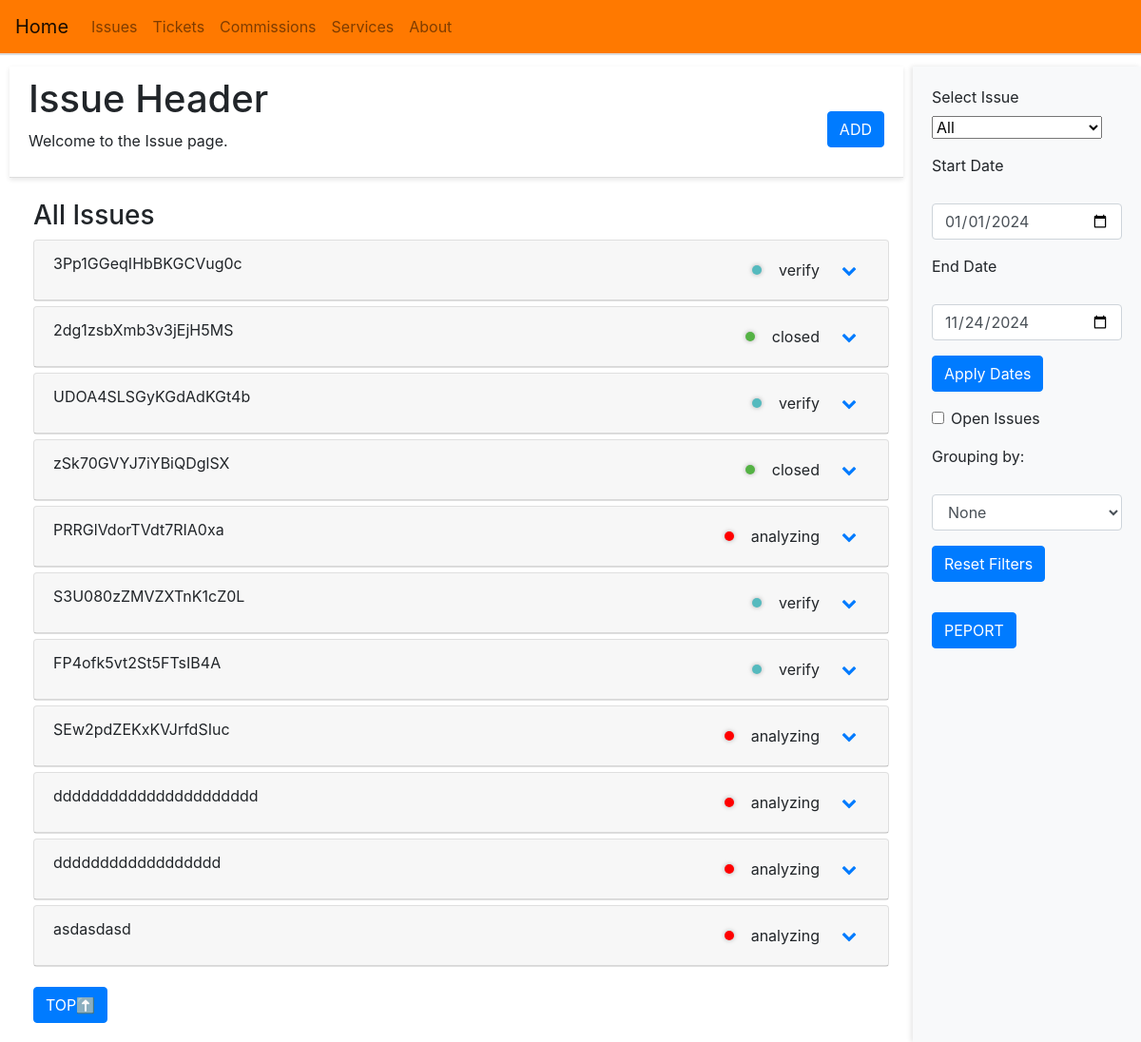
Before: /issue with the older database file.
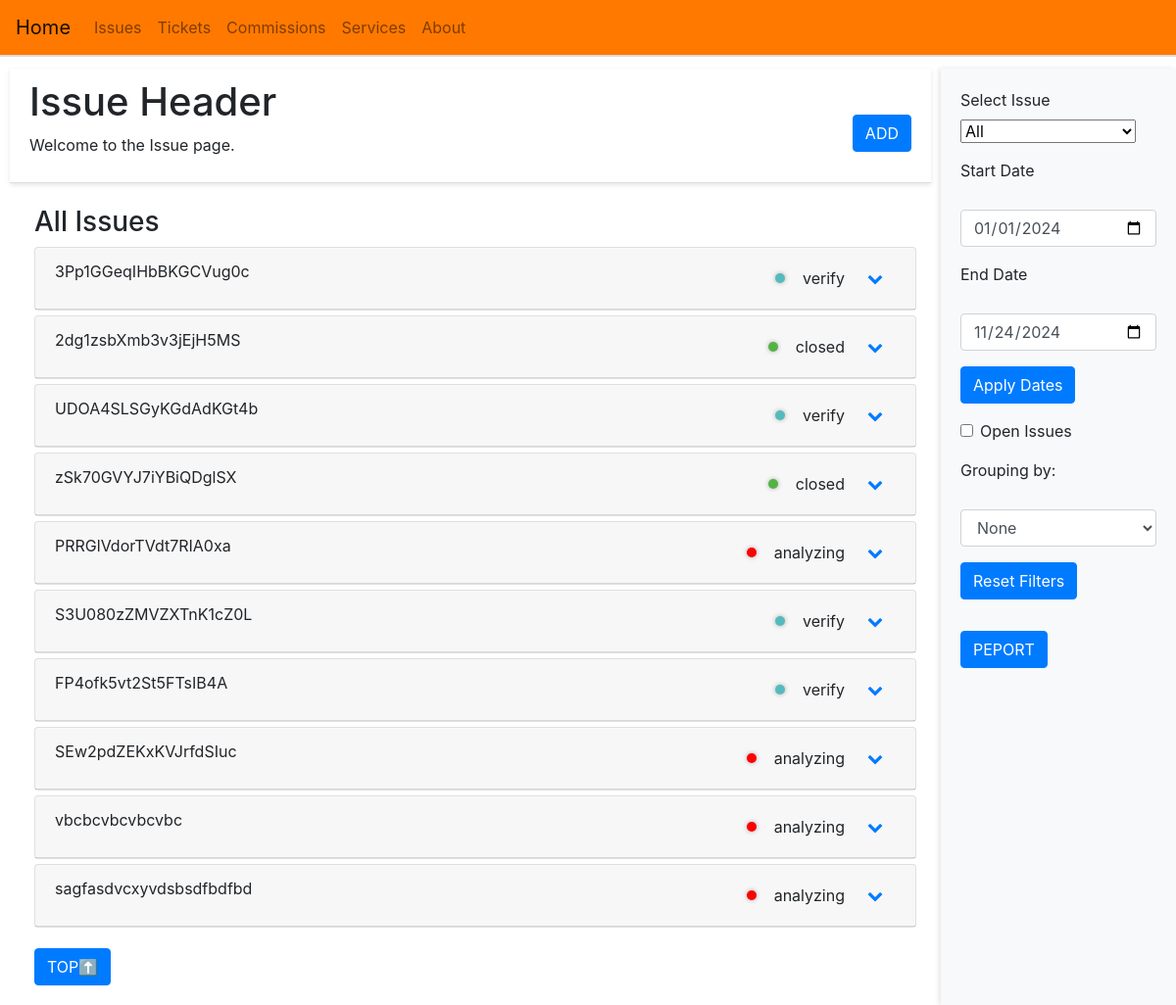
After: the same page with the newer database file.
### app/models.py (models this page shows, shortened)
class Issue(db.Model):
    __tablename__ = 'issue_table'
    id = Column(String(20), primary_key=True)
    title = Column(String(40), nullable=False, unique=True)
    title_cn = Column(String(40), nullable=True)
    report_on = Column(db.DateTime, default=lambda: datetime.now(timezone.utc).date())
    report_by = Column(Enum(Member), nullable=False)
    category = Column(Enum(Category), nullable=False)
    description = Column(String(160), nullable=False)
    severity = Column(Enum(Severity), nullable=True)
    progress = Column(Enum(Progress), default=Progress.analyzing, nullable=False)
    final_resolution = Column(String(80), nullable=True)
    close_on = Column(DateTime, nullable=True)
    resolutions = relationship('Resolution', backref='issue_ref', lazy=True)
    tickets = relationship('Ticket', secondary=ticket_issue_association, back_populates='issues')

### app/views.py (the view, shortened to what this page needs)
@app.route('/issue')
def issue_page():
    theme = 'issue'
    print(f"\nPage theme: {theme}")
    print("\nPage requests:".join([f"{key}: {value}" for key, value in request.args.items()]))
    issues_all = Issue.query.all()
    for issue in issues_all:
        issue.resolutions = sorted(issue.resolutions, key=lambda r: r.update_on, reverse=True)
    selected_issue_id = request.args.get('issue-select', 'all')
    if selected_issue_id == 'all':
        start_date_str = request.args.get('start-date', '2024-01-01')
        end_date_str = request.args.get('end-date', datetime.now().strftime('%Y-%m-%d'))
        exclude_closed = request.args.get('exclude-closed', False)
        start_date = datetime.strptime(start_date_str, '%Y-%m-%d')
        end_date = datetime.strptime(end_date_str, '%Y-%m-%d') + timedelta(days=1)
        issues_filtered = [issue for issue in issues_all if end_date >= issue.report_on >= start_date]
        if exclude_closed:
            issues_filtered = [issue for issue in issues_filtered if issue.progress.name.lower() != 'closed']
        else:
            pass
        grouping_by = request.args.get('grouping-by', 'none')
        if grouping_by == 'none':
            issues_by_group = {'All': issues_filtered}
            group_order = ['All']
        expanded_issue_id = None
    return render_template('issue/page.html',
                           page_theme=theme,
                           issues=issues_all,
                           issues_by_group=issues_by_group,
                           group_order=group_order,
                           grouping_by=grouping_by,
                           default_start_date=start_date_str,
                           default_end_date=end_date_str,
                           expanded_issue_id=expanded_issue_id
                           )

### app/templates/issue/page.html (shortened to what this page needs)
{% extends "base/page.html" %}
{% block head %}
<link rel="stylesheet" href="{{ url_for('static', filename='css/issue/page.css') }}">
<link rel="stylesheet" href="https://cdnjs.cloudflare.com/ajax/libs/font-awesome/4.7.0/css/font-awesome.min.css">
{% endblock %}
{% block page_header_text %}Issue Header{% endblock %}
{% block page_subheader_text %}Welcome to the Issue page.{% endblock %}
{% block add_button %}
<button id="addInstBtn" class="btn btn-primary mt-3" onclick="openModal('issue', '', 'add')">ADD</button>
{% endblock %}
{% block content %}
<div class="accordion" id="issueAccordion">
    {% for group in group_order %}
    <div class="group-section" id="{{ group }}">
        <h3>{{ group | capitalize }} Issues</h3>
        {% if issues_by_group[group] %}
            {% for issue in issues_by_group[group] %}
            <div class="card">
                <div class="card-header d-flex justify-content-between" id="heading{{ issue.id }}">
                    <span>{{ issue.title }}</span>
                    <div class="d-flex align-items-center">
                        <span class="progress-indicator {{ issue.progress.name }}"></span>
                        <span class="ml-2">{{ issue.progress.name }}</span>
                        <button class="btn btn-link toggle-icon" type="button" data-toggle="collapse" data-target="#collapse{{ issue.id }}" aria-expanded="false" aria-controls="collapse{{ issue.id }}">
                            <i class="fa fa-chevron-down"></i>
                        </button>
                    </div>
                </div>
            </div>
            {% endfor %}
        {% else %}
            <p>No {{ group }} issues available.</p>
        {% endif %}
    </div>
    {% endfor %}
</div>
<button class="btn btn-primary mt-3" id="backToTopBtn" onclick="scrollToTop()">TOP⬆️</button>
{% endblock %}
{% block control %}
<form id="issueControl" action="{{ url_for('issue_page') }}" method="GET">
    <div class="form-group">
        <label for="issueSelect">Select Issue</label>
        <select id="issueSelect" name="issue-select" required onchange="this.form.submit()">
            <option value="all" title="Show all issues"
                {% if request.args.get('issue-select', 'all') == 'all' %}selected{% endif %}>All</option>
        </select>
    </div>
    <div class="form-group">
        <label for="issueStartDate">Start Date</label>
        <input type="date" class="form-control" id="issueStartDate" name="start-date"
               value="{{ request.args.get('start-date', default_start_date) }}">
    </div>
    <div class="form-group">
        <label for="issueEndDate">End Date</label>
        <input type="date" class="form-control" id="issueEndDate" name="end-date"
               value="{{ request.args.get('end-date', default_end_date) }}">
    </div>
    <div class="form-group">
        <button type="submit" class="btn btn-primary">Apply Dates</button>
    </div>
    <div class="form-group form-check">
        <input type="checkbox" class="form-check-input" id="excludeClosed" name="exclude-closed"
            onchange="this.form.submit()">
        <label class="form-check-label" for="excludeClosed">Open Issues</label>
    </div>
    <div class="form-group">
        <label for="groupingBy">Grouping by:</label>
        <select class="form-control" id="groupingBy" name="grouping-by" onchange="this.form.submit()">
            <option value="none" {% if grouping_by == 'none' %}selected{% endif %}>None</option>
        </select>
    </div>
    <div class="form-group">
        {% set issue_url = url_for('issue_page') %}
        <button type="button" class="btn btn-primary" onclick="resetFilters('{{ issue_url }}')">Reset Filters</button>
    </div>
</form>
<div class="form-group">
    <button class="btn btn-primary mt-3" onclick="printTheme('issue')">PEPORT</button>
</div>
{% endblock %}

### app/templates/base/page.html (shortened to what this page needs)
<!DOCTYPE html>
<html lang="en">
<head>
    <link rel="stylesheet" href="https://stackpath.bootstrapcdn.com/bootstrap/4.5.2/css/bootstrap.min.css">
    <link rel="preload" href="{{ url_for('static', filename='css/base/page.css') }}" as="style" onload="this.onload=null;this.rel='stylesheet'">
    <link rel="stylesheet" href="{{ url_for('static', filename='css/base/modal.css') }}">
    {% block head %}{% endblock %}
</head>
<body>
    <nav class="navbar navbar-expand-lg navbar-light bg-light navbar-top">
        <a class="navbar-brand" href="{{ url_for('home') }}">Home</a>
        <div class="collapse navbar-collapse" id="navbarNav">
            <ul class="navbar-nav">
                <li class="nav-item">
                    <a class="nav-link" href="{{ url_for('issue_page') }}">Issues</a>
                </li>
                <li class="nav-item">
                    <a class="nav-link" href="{{ url_for('ticket_page') }}">Tickets</a>
                </li>
                <li class="nav-item">
                    <a class="nav-link" href="{{ url_for('commission_page') }}">Commissions</a>
                </li>
                <li class="nav-item">
                    <a class="nav-link" href="{{ url_for('service_page') }}">Services</a>
                </li>
                <li class="nav-item">
                    <a class="nav-link" href="{{ url_for('about_page') }}">About</a>
                </li>
            </ul>
        </div>
    </nav>
    <div class="container-fluid">
        <div class="main-row">
            <div class="left-half">
                <div class="content-header">
                    <div>
                        <h1>{% block page_header_text %}{% endblock %}</h1>
                        <p>{% block page_subheader_text %}{% endblock %}</p>
                    </div>
                    <div>
                        {% block add_button %}{% endblock %}
                    </div>
                </div>
                <div class="content-main">
                    {% block content %}{% endblock %}
                </div>
            </div>
            <div class="right-half">
                {% block control %}{% endblock %}
            </div>
        </div>
    </div>
</body>
</html>

### app/static/css/base/page.css (style rules this page uses)
html, body { height: 100%; margin: 0; }
.navbar-top { position: fixed; top: 0; width: 100%; z-index: 30; background-color: rgb(255, 121, 0) !important; border-bottom: 2px solid #ddd; }
.container-fluid { padding-top: 70px; }
.main-row { display: flex; height: calc(100vh - 70px); }
.content-header { position: fixed; top: 70px; left: 10px; width: calc(100% - 260px); background-color: white; z-index: 20; border-bottom: 1px solid #ddd; padding: 10px 20px; box-shadow: 0 2px 5px rgba(0, 0, 0, 0.1); }
.left-half { flex-grow: 1; overflow-y: scroll; overflow-x: hidden; padding: 20px; margin-top: 120px; margin-right: 230px; box-sizing: border-box; }
.content-header { position: fixed; top: 70px; left: 10px; width: calc(100% - 260px); background-color: white; z-index: 20; border-bottom: 1px solid #ddd; padding: 10px 20px; box-shadow: 0 2px 5px rgba(0, 0, 0, 0.1); display: flex; justify-content: space-between; align-items: center; }
.content-header .btn-primary { margin-top: 0; }
.left-half p { word-wrap: break-word; }
.right-half { position: fixed; top: 70px; right: 0; height: calc(100vh - 70px); width: 240px; overflow-y: auto; overflow-x: hidden; background-color: #f8f9fa; padding: 20px; margin: 0px; box-shadow: -2px 0 5px rgba(0,0,0,0.1); }

### app/static/css/base/modal.css (style rules this page uses)
.form-control { margin-top: 20px; }

### app/static/css/issue/page.css (style rules this page uses)
.card { margin-bottom: 5px; }
.progress-indicator { display: inline-block; width: 10px; height: 10px; border-radius: 50%; margin-right: 10px; box-shadow: 0 0 5px rgba(0, 0, 0, 0.3); }
.progress-indicator.analyzing { background-color: red; }
.progress-indicator.verify { background-color: rgb(85, 186, 190); }
.progress-indicator.closed { background-color: rgb(84, 178, 68); }
.toggle-icon { margin-left: 10px; }
select { width: auto; }
select option { max-height: 120px; overflow-y: auto; }

Changed rows visible on the page:
removed Issue: title "dddddddddddddddddddddd", progress.name "analyzing"
removed Issue: title "dddddddddddddddddd", progress.name "analyzing"
removed Issue: title "asdasdasd", progress.name "analyzing"
added Issue: title "vbcbcvbcvbcvbc", progress.name "analyzing"
added Issue: title "sagfasdvcxyvdsbsdfbdfbd", progress.name "analyzing"
